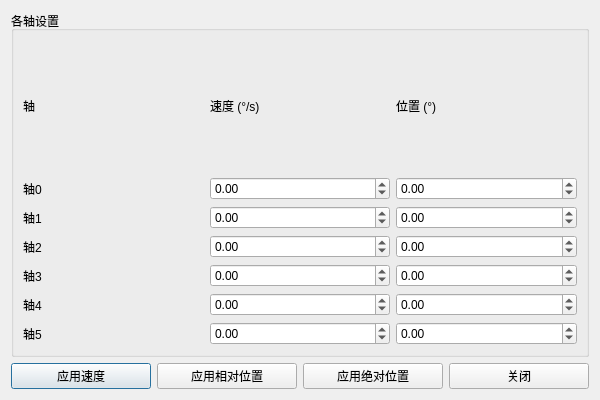
<?xml version="1.0" encoding="UTF-8"?>
<ui version="4.0">
 <class>MultiAxisControlDialog</class>
 <widget class="QDialog" name="MultiAxisControlDialog">
  <property name="geometry">
   <rect>
    <x>0</x>
    <y>0</y>
    <width>600</width>
    <height>400</height>
   </rect>
  </property>
  <property name="windowTitle">
   <string>多轴独立控制</string>
  </property>
  <layout class="QVBoxLayout" name="verticalLayout">
   <item>
    <widget class="QGroupBox" name="groupBox">
     <property name="title">
      <string>各轴设置</string>
     </property>
     <layout class="QGridLayout" name="gridLayout">
      <!-- 标题行 -->
      <item row="0" column="0">
       <widget class="QLabel" name="labelAxisHeader"><property name="text"><string>轴</string></property></widget>
      </item>
      <item row="0" column="1">
       <widget class="QLabel" name="labelVelHeader"><property name="text"><string>速度 (°/s)</string></property></widget>
      </item>
      <item row="0" column="2">
       <widget class="QLabel" name="labelPosHeader"><property name="text"><string>位置 (°)</string></property></widget>
      </item>

      <!-- 轴0 -->
      <item row="1" column="0">
       <widget class="QLabel" name="label_0"><property name="text"><string>轴0</string></property></widget>
      </item>
      <item row="1" column="1">
       <widget class="QDoubleSpinBox" name="spinVel0">
        <property name="minimum"><double>-360.0</double></property>
        <property name="maximum"><double>360.0</double></property>
        <property name="value"><double>0.0</double></property>
       </widget>
      </item>
      <item row="1" column="2">
       <widget class="QDoubleSpinBox" name="spinPos0">
        <property name="minimum"><double>-360.0</double></property>
        <property name="maximum"><double>360.0</double></property>
        <property name="value"><double>0.0</double></property>
       </widget>
      </item>

      <!-- 轴1 -->
      <item row="2" column="0">
       <widget class="QLabel" name="label_1"><property name="text"><string>轴1</string></property></widget>
      </item>
      <item row="2" column="1">
       <widget class="QDoubleSpinBox" name="spinVel1">
        <property name="minimum"><double>-360.0</double></property>
        <property name="maximum"><double>360.0</double></property>
        <property name="value"><double>0.0</double></property>
       </widget>
      </item>
      <item row="2" column="2">
       <widget class="QDoubleSpinBox" name="spinPos1">
        <property name="minimum"><double>-360.0</double></property>
        <property name="maximum"><double>360.0</double></property>
        <property name="value"><double>0.0</double></property>
       </widget>
      </item>

      <!-- 轴2 -->
      <item row="3" column="0">
       <widget class="QLabel" name="label_2"><property name="text"><string>轴2</string></property></widget>
      </item>
      <item row="3" column="1">
       <widget class="QDoubleSpinBox" name="spinVel2">
        <property name="minimum"><double>-360.0</double></property>
        <property name="maximum"><double>360.0</double></property>
        <property name="value"><double>0.0</double></property>
       </widget>
      </item>
      <item row="3" column="2">
       <widget class="QDoubleSpinBox" name="spinPos2">
        <property name="minimum"><double>-360.0</double></property>
        <property name="maximum"><double>360.0</double></property>
        <property name="value"><double>0.0</double></property>
       </widget>
      </item>

      <!-- 轴3 -->
      <item row="4" column="0">
       <widget class="QLabel" name="label_3"><property name="text"><string>轴3</string></property></widget>
      </item>
      <item row="4" column="1">
       <widget class="QDoubleSpinBox" name="spinVel3">
        <property name="minimum"><double>-360.0</double></property>
        <property name="maximum"><double>360.0</double></property>
        <property name="value"><double>0.0</double></property>
       </widget>
      </item>
      <item row="4" column="2">
       <widget class="QDoubleSpinBox" name="spinPos3">
        <property name="minimum"><double>-360.0</double></property>
        <property name="maximum"><double>360.0</double></property>
        <property name="value"><double>0.0</double></property>
       </widget>
      </item>

      <!-- 轴4 -->
      <item row="5" column="0">
       <widget class="QLabel" name="label_4"><property name="text"><string>轴4</string></property></widget>
      </item>
      <item row="5" column="1">
       <widget class="QDoubleSpinBox" name="spinVel4">
        <property name="minimum"><double>-360.0</double></property>
        <property name="maximum"><double>360.0</double></property>
        <property name="value"><double>0.0</double></property>
       </widget>
      </item>
      <item row="5" column="2">
       <widget class="QDoubleSpinBox" name="spinPos4">
        <property name="minimum"><double>-360.0</double></property>
        <property name="maximum"><double>360.0</double></property>
        <property name="value"><double>0.0</double></property>
       </widget>
      </item>

      <!-- 轴5 -->
      <item row="6" column="0">
       <widget class="QLabel" name="label_5"><property name="text"><string>轴5</string></property></widget>
      </item>
      <item row="6" column="1">
       <widget class="QDoubleSpinBox" name="spinVel5">
        <property name="minimum"><double>-360.0</double></property>
        <property name="maximum"><double>360.0</double></property>
        <property name="value"><double>0.0</double></property>
       </widget>
      </item>
      <item row="6" column="2">
       <widget class="QDoubleSpinBox" name="spinPos5">
        <property name="minimum"><double>-360.0</double></property>
        <property name="maximum"><double>360.0</double></property>
        <property name="value"><double>0.0</double></property>
       </widget>
      </item>
     </layout>
    </widget>
   </item>
   <item>
    <layout class="QHBoxLayout" name="horizontalLayout">
     <item>
      <widget class="QPushButton" name="btnApplyVelocity">
       <property name="text"><string>应用速度</string></property>
      </widget>
     </item>
     <item>
      <widget class="QPushButton" name="btnApplyRelativePos">
       <property name="text"><string>应用相对位置</string></property>
      </widget>
     </item>
     <item>
      <widget class="QPushButton" name="btnApplyAbsolutePos">
       <property name="text"><string>应用绝对位置</string></property>
      </widget>
     </item>
     <item>
      <widget class="QPushButton" name="btnClose">
       <property name="text"><string>关闭</string></property>
      </widget>
     </item>
    </layout>
   </item>
  </layout>
 </widget>
 <resources/>
 <connections/>
</ui>
